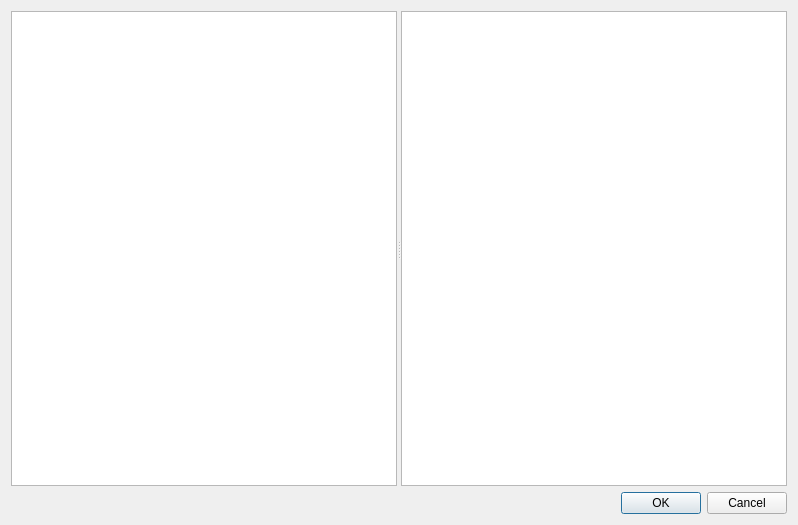
<?xml version="1.0" encoding="UTF-8"?>
<ui version="4.0">
 <class>PanelItemSelectionDialog</class>
 <widget class="QDialog" name="PanelItemSelectionDialog">
  <property name="geometry">
   <rect>
    <x>0</x>
    <y>0</y>
    <width>798</width>
    <height>525</height>
   </rect>
  </property>
  <property name="windowTitle">
   <string>Add item</string>
  </property>
  <layout class="QVBoxLayout" name="verticalLayout">
   <item>
    <widget class="QSplitter" name="splitter">
     <property name="orientation">
      <enum>Qt::Horizontal</enum>
     </property>
     <widget class="QListWidget" name="itemList"/>
     <widget class="QGraphicsView" name="itemPreview"/>
    </widget>
   </item>
   <item>
    <widget class="QDialogButtonBox" name="buttonBox">
     <property name="orientation">
      <enum>Qt::Horizontal</enum>
     </property>
     <property name="standardButtons">
      <set>QDialogButtonBox::Cancel|QDialogButtonBox::Ok</set>
     </property>
    </widget>
   </item>
  </layout>
 </widget>
 <resources/>
 <connections>
  <connection>
   <sender>buttonBox</sender>
   <signal>accepted()</signal>
   <receiver>PanelItemSelectionDialog</receiver>
   <slot>accept()</slot>
   <hints>
    <hint type="sourcelabel">
     <x>248</x>
     <y>254</y>
    </hint>
    <hint type="destinationlabel">
     <x>157</x>
     <y>274</y>
    </hint>
   </hints>
  </connection>
  <connection>
   <sender>buttonBox</sender>
   <signal>rejected()</signal>
   <receiver>PanelItemSelectionDialog</receiver>
   <slot>reject()</slot>
   <hints>
    <hint type="sourcelabel">
     <x>316</x>
     <y>260</y>
    </hint>
    <hint type="destinationlabel">
     <x>286</x>
     <y>274</y>
    </hint>
   </hints>
  </connection>
 </connections>
</ui>
